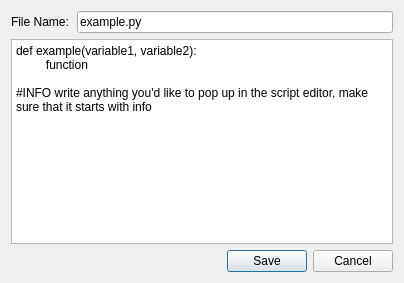
<?xml version="1.0" encoding="UTF-8"?>
<ui version="4.0">
 <class>NewCommand</class>
 <widget class="QDialog" name="NewCommand">
  <property name="windowModality">
   <enum>Qt::WindowModality::WindowModal</enum>
  </property>
  <property name="geometry">
   <rect>
    <x>0</x>
    <y>0</y>
    <width>404</width>
    <height>283</height>
   </rect>
  </property>
  <property name="sizePolicy">
   <sizepolicy hsizetype="Expanding" vsizetype="Expanding">
    <horstretch>1</horstretch>
    <verstretch>1</verstretch>
   </sizepolicy>
  </property>
  <property name="maximumSize">
   <size>
    <width>16777215</width>
    <height>16777215</height>
   </size>
  </property>
  <property name="windowTitle">
   <string>Dialog</string>
  </property>
  <layout class="QVBoxLayout" name="verticalLayout">
   <item>
    <layout class="QHBoxLayout" name="lineEditLayout">
     <property name="spacing">
      <number>8</number>
     </property>
     <item>
      <widget class="QLabel" name="fileNameLabel">
       <property name="text">
        <string>File Name:</string>
       </property>
      </widget>
     </item>
     <item>
      <widget class="QLineEdit" name="fileNameLine">
       <property name="text">
        <string>example.py</string>
       </property>
      </widget>
     </item>
    </layout>
   </item>
   <item>
    <layout class="QHBoxLayout" name="textEditLayout">
     <item>
      <widget class="QPlainTextEdit" name="editor">
       <property name="plainText">
        <string>def example(variable1, variable2):
         function

#INFO write anything you'd like to pop up in the script editor, make sure that it starts with info</string>
       </property>
      </widget>
     </item>
    </layout>
   </item>
   <item>
    <layout class="QHBoxLayout" name="buttonLayout">
     <item>
      <spacer name="horizontalSpacer">
       <property name="orientation">
        <enum>Qt::Orientation::Horizontal</enum>
       </property>
       <property name="sizeHint" stdset="0">
        <size>
         <width>40</width>
         <height>20</height>
        </size>
       </property>
      </spacer>
     </item>
     <item>
      <widget class="QPushButton" name="saveButton">
       <property name="text">
        <string>Save</string>
       </property>
      </widget>
     </item>
     <item>
      <widget class="QPushButton" name="cancelButton">
       <property name="text">
        <string>Cancel</string>
       </property>
      </widget>
     </item>
    </layout>
   </item>
  </layout>
 </widget>
 <resources/>
 <connections/>
</ui>
